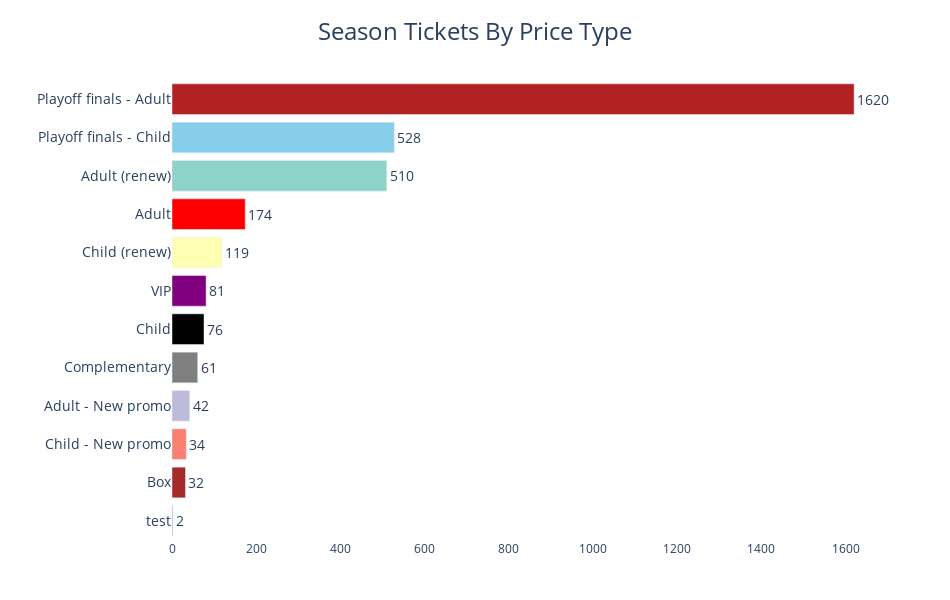

Notebook code for this chart:
### Code cell
import plotly.express as px

def plot_season_tickets_by_price_type(df):
    """
    Plots a horizontal bar chart of season tickets by price type using Plotly,
    ordered from most popular to least.
    """
    # Copy only if necessary
    df = df.copy()

    # Efficiently clean up price types
    df['price_type'] = (
        df['price_type']
        .astype(str)  # Ensure it's a string
        .str.replace(' (upgrade)', '', regex=False)
        .replace({'עסקי': 'Business'})
        .replace(to_replace=r'.*VIP.*', value='VIP', regex=True)
        .replace(to_replace=r'.*מחלקת נוער.*', value='Youth Department', regex=True)
    )

    # Count and aggregate
    grouped = (
        df['price_type']
        .value_counts()
        .rename_axis('price_type')
        .reset_index(name='ticket_count')
    )

    # Color map
    color_map = {
        'Complementary': 'gray',
        'Business': 'orange',
        'Box': 'brown',
        'VIP': 'purple',
        'Community': 'seagreen',
        'Youth Department': 'navy',
        'Child': 'black',
        'Adult': 'red',
        'Playoff finals - Adult': 'firebrick',
        'Playoff finals - Child': 'skyblue'
    }

    # Use Plotly's built-in qualitative color scale
    all_colors = px.colors.qualitative.Set3 + px.colors.qualitative.Pastel + px.colors.qualitative.Bold

    # Create dynamic color map for missing price types
    missing_types = [ptype for ptype in grouped['price_type'] if ptype not in color_map]
    dynamic_colors = dict(zip(missing_types, all_colors[:len(missing_types)]))

    # Combine static and dynamic color maps
    full_color_map = {**color_map, **dynamic_colors}

    # Assign colors
    grouped['color'] = grouped['price_type'].map(full_color_map)


    # Plot
    fig = go.Figure(go.Bar(
        x=grouped['ticket_count'],
        y=grouped['price_type'],
        orientation='h',
        marker_color=grouped['color'],
        text=grouped['ticket_count'],
        textposition='outside',
        textfont=dict(size=14)
    ))

    fig.update_layout(
        title=dict(text='Season Tickets By Price Type', font=dict(size=24), x=0.5),
        yaxis=dict(
            title='',
            tickfont=dict(size=14),
            categoryorder='total ascending'  # Automatically sort y-axis
        ),
        height=600,
        width=950,
        margin=dict(l=120, r=60, t=80, b=60),
        plot_bgcolor='white',
        paper_bgcolor='white',
        showlegend=False
    )

    fig.show()

# Example run
plot_season_tickets_by_price_type(perc)

### Figure 1 — Plotly figure (JSON) as saved in the notebook; plotly's stock layout.template omitted (floating-point values rounded to 4 significant figures)
{"data": [{"marker": {"color": ["firebrick", "skyblue", "rgb(141,211,199)", "red", "rgb(255,255,179)", "purple", "black", "gray", "rgb(190,186,218)", "rgb(251,128,114)", "brown", "rgb(128,177,211)"]}, "orientation": "h", "text": [1620, 528, 510, 174, 119, 81, 76, 61, 42, 34, 32, 2], "textfont": {"size": 14}, "textposition": "outside", "type": "bar", "x": [1620, 528, 510, 174, 119, 81, 76, 61, 42, 34, 32, 2], "y": ["Playoff finals - Adult", "Playoff finals - Child", "Adult (renew)", "Adult", "Child (renew)", "VIP", "Child", "Complementary", "Adult - New promo", "Child - New promo", "Box", "test"]}], "layout": {"height": 600, "margin": {"b": 60, "l": 120, "r": 60, "t": 80}, "paper_bgcolor": "white", "plot_bgcolor": "white", "showlegend": false, "title": {"font": {"size": 24}, "text": "Season Tickets By Price Type", "x": 0.5}, "width": 950, "yaxis": {"categoryorder": "total ascending", "tickfont": {"size": 14}, "title": {"text": ""}}}}
